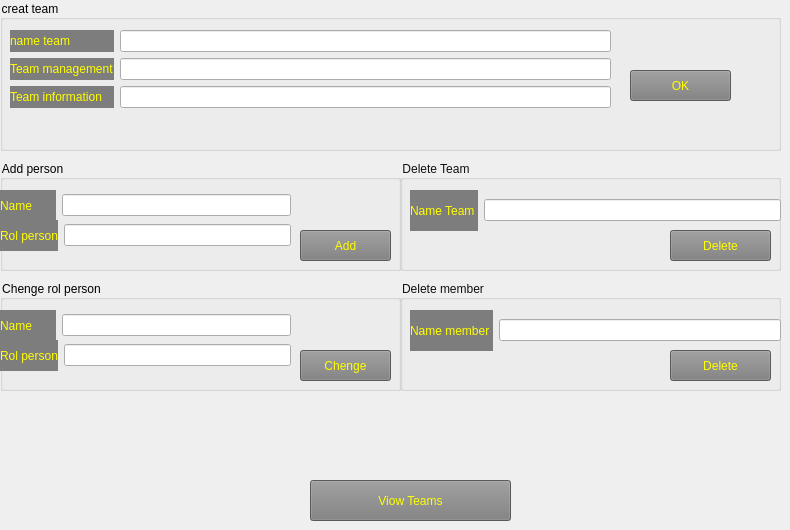
    <widget class="QWidget" name="tab_6">
     <attribute name="title">
      <string>Page</string>
     </attribute>
     <widget class="QGroupBox" name="groupBox_12">
      <property name="geometry">
       <rect>
        <x>0</x>
        <y>0</y>
        <width>781</width>
        <height>151</height>
       </rect>
      </property>
      <property name="styleSheet">
       <string notr="true">color: rgb(0, 0, 0);</string>
      </property>
      <property name="title">
       <string>creat team</string>
      </property>
      <widget class="QPushButton" name="pushButton_14">
       <property name="geometry">
        <rect>
         <x>630</x>
         <y>70</y>
         <width>101</width>
         <height>31</height>
        </rect>
       </property>
       <property name="styleSheet">
        <string notr="true">background-color: rgb(125, 125, 125);
font: 700 10pt &quot;Segoe UI&quot;;
border-top-color: rgb(255, 42, 81);
font: 8pt &quot;Segoe UI&quot;;
color: rgb(255, 255, 0);</string>
       </property>
       <property name="text">
        <string>OK</string>
       </property>
      </widget>
      <widget class="QWidget" name="formLayoutWidget_4">
       <property name="geometry">
        <rect>
         <x>10</x>
         <y>30</y>
         <width>601</width>
         <height>111</height>
        </rect>
       </property>
       <layout class="QFormLayout" name="formLayout_4">
        <item row="0" column="0">
         <layout class="QVBoxLayout" name="verticalLayout_7">
          <item>
           <widget class="QLabel" name="label_29">
            <property name="styleSheet">
             <string notr="true">background-color: rgb(125, 125, 125);
font: 700 10pt &quot;Segoe UI&quot;;
border-top-color: rgb(255, 42, 81);
font: 8pt &quot;Segoe UI&quot;;
color: rgb(255, 255, 0);</string>
            </property>
            <property name="text">
             <string>name team</string>
            </property>
           </widget>
          </item>
          <item>
           <widget class="QLabel" name="label_30">
            <property name="styleSheet">
             <string notr="true">background-color: rgb(125, 125, 125);
font: 700 10pt &quot;Segoe UI&quot;;
border-top-color: rgb(255, 42, 81);
font: 8pt &quot;Segoe UI&quot;;
color: rgb(255, 255, 0);</string>
            </property>
            <property name="text">
             <string>Team management</string>
            </property>
           </widget>
          </item>
          <item>
           <widget class="QLabel" name="label_32">
            <property name="styleSheet">
             <string notr="true">background-color: rgb(125, 125, 125);
font: 700 10pt &quot;Segoe UI&quot;;
border-top-color: rgb(255, 42, 81);
font: 8pt &quot;Segoe UI&quot;;
color: rgb(255, 255, 0);</string>
            </property>
            <property name="text">
             <string>Team information</string>
            </property>
           </widget>
          </item>
         </layout>
        </item>
        <item row="0" column="1">
         <layout class="QVBoxLayout" name="verticalLayout_8">
          <item>
           <widget class="QLineEdit" name="lineEdit_25"/>
          </item>
          <item>
           <widget class="QLineEdit" name="lineEdit_26"/>
          </item>
          <item>
           <widget class="QLineEdit" name="lineEdit_28"/>
          </item>
         </layout>
        </item>
       </layout>
      </widget>
     </widget>
     <widget class="QGroupBox" name="groupBox_13">
      <property name="geometry">
       <rect>
        <x>0</x>
        <y>160</y>
        <width>401</width>
        <height>111</height>
       </rect>
      </property>
      <property name="styleSheet">
       <string notr="true">color: rgb(0, 0, 0);</string>
      </property>
      <property name="title">
       <string>Add person</string>
      </property>
      <widget class="QWidget" name="horizontalLayoutWidget_13">
       <property name="geometry">
        <rect>
         <x>0</x>
         <y>30</y>
         <width>291</width>
         <height>31</height>
        </rect>
       </property>
       <layout class="QHBoxLayout" name="horizontalLayout_13">
        <item>
         <widget class="QLabel" name="label_33">
          <property name="styleSheet">
           <string notr="true">background-color: rgb(125, 125, 125);
font: 14pt &quot;Segoe UI&quot;;
font: 700 10pt &quot;Segoe UI&quot;;
border-top-color: rgb(255, 42, 81);
font: 8pt &quot;Segoe UI&quot;;
color: rgb(255, 255, 0);</string>
          </property>
          <property name="text">
           <string>Name       </string>
          </property>
         </widget>
        </item>
        <item>
         <widget class="QLineEdit" name="lineEdit_29"/>
        </item>
       </layout>
      </widget>
      <widget class="QPushButton" name="pushButton_15">
       <property name="geometry">
        <rect>
         <x>300</x>
         <y>70</y>
         <width>91</width>
         <height>31</height>
        </rect>
       </property>
       <property name="styleSheet">
        <string notr="true">background-color: rgb(125, 125, 125);
font: 700 italic 12pt &quot;Segoe UI&quot;;
font: 700 10pt &quot;Segoe UI&quot;;
border-top-color: rgb(255, 42, 81);
font: 8pt &quot;Segoe UI&quot;;
color: rgb(255, 255, 0);</string>
       </property>
       <property name="text">
        <string>Add</string>
       </property>
      </widget>
      <widget class="QWidget" name="horizontalLayoutWidget_14">
       <property name="geometry">
        <rect>
         <x>0</x>
         <y>60</y>
         <width>291</width>
         <height>31</height>
        </rect>
       </property>
       <layout class="QHBoxLayout" name="horizontalLayout_14">
        <item>
         <widget class="QLabel" name="label_34">
          <property name="styleSheet">
           <string notr="true">background-color: rgb(125, 125, 125);
font: 14pt &quot;Segoe UI&quot;;
font: 700 10pt &quot;Segoe UI&quot;;
border-top-color: rgb(255, 42, 81);
font: 8pt &quot;Segoe UI&quot;;
color: rgb(255, 255, 0);</string>
          </property>
          <property name="text">
           <string>Rol person</string>
          </property>
         </widget>
        </item>
        <item>
         <widget class="QLineEdit" name="lineEdit_30"/>
        </item>
       </layout>
      </widget>
     </widget>
     <widget class="QGroupBox" name="groupBox_14">
      <property name="geometry">
       <rect>
        <x>400</x>
        <y>160</y>
        <width>381</width>
        <height>111</height>
       </rect>
      </property>
      <property name="styleSheet">
       <string notr="true">color: rgb(16, 16, 16);</string>
      </property>
      <property name="title">
       <string>Delete Team</string>
      </property>
      <widget class="QWidget" name="horizontalLayoutWidget_15">
       <property name="geometry">
        <rect>
         <x>10</x>
         <y>30</y>
         <width>371</width>
         <height>41</height>
        </rect>
       </property>
       <layout class="QHBoxLayout" name="horizontalLayout_15">
        <item>
         <widget class="QLabel" name="label_31">
          <property name="styleSheet">
           <string notr="true">background-color: rgb(125, 125, 125);
font: 700 10pt &quot;Segoe UI&quot;;
border-top-color: rgb(255, 42, 81);
font: 8pt &quot;Segoe UI&quot;;
color: rgb(255, 255, 0);</string>
          </property>
          <property name="text">
           <string>Name Team </string>
          </property>
         </widget>
        </item>
        <item>
         <widget class="QLineEdit" name="lineEdit_27"/>
        </item>
       </layout>
      </widget>
      <widget class="QPushButton" name="pushButton_16">
       <property name="geometry">
        <rect>
         <x>270</x>
         <y>70</y>
         <width>101</width>
         <height>31</height>
        </rect>
       </property>
       <property name="styleSheet">
        <string notr="true">background-color: rgb(125, 125, 125);
font: 700 italic 12pt &quot;Segoe UI&quot;;
font: 700 10pt &quot;Segoe UI&quot;;
border-top-color: rgb(255, 42, 81);
font: 8pt &quot;Segoe UI&quot;;
color: rgb(255, 255, 0);</string>
       </property>
       <property name="text">
        <string>Delete</string>
       </property>
      </widget>
     </widget>
     <widget class="QGroupBox" name="groupBox_15">
      <property name="geometry">
       <rect>
        <x>0</x>
        <y>280</y>
        <width>401</width>
        <height>111</height>
       </rect>
      </property>
      <property name="styleSheet">
       <string notr="true">color: rgb(0, 0, 0);</string>
      </property>
      <property name="title">
       <string>Chenge rol person</string>
      </property>
      <widget class="QWidget" name="horizontalLayoutWidget_16">
       <property name="geometry">
        <rect>
         <x>0</x>
         <y>30</y>
         <width>291</width>
         <height>31</height>
        </rect>
       </property>
       <layout class="QHBoxLayout" name="horizontalLayout_16">
        <item>
         <widget class="QLabel" name="label_35">
          <property name="styleSheet">
           <string notr="true">background-color: rgb(125, 125, 125);
font: 14pt &quot;Segoe UI&quot;;
font: 700 10pt &quot;Segoe UI&quot;;
border-top-color: rgb(255, 42, 81);
font: 8pt &quot;Segoe UI&quot;;
color: rgb(255, 255, 0);</string>
          </property>
          <property name="text">
           <string>Name       </string>
          </property>
         </widget>
        </item>
        <item>
         <widget class="QLineEdit" name="lineEdit_31"/>
        </item>
       </layout>
      </widget>
      <widget class="QPushButton" name="pushButton_17">
       <property name="geometry">
        <rect>
         <x>300</x>
         <y>70</y>
         <width>91</width>
         <height>31</height>
        </rect>
       </property>
       <property name="styleSheet">
        <string notr="true">background-color: rgb(125, 125, 125);
font: 700 italic 12pt &quot;Segoe UI&quot;;
font: 700 10pt &quot;Segoe UI&quot;;
border-top-color: rgb(255, 42, 81);
font: 8pt &quot;Segoe UI&quot;;
color: rgb(255, 255, 0);</string>
       </property>
       <property name="text">
        <string>Chenge</string>
       </property>
      </widget>
      <widget class="QWidget" name="horizontalLayoutWidget_17">
       <property name="geometry">
        <rect>
         <x>0</x>
         <y>60</y>
         <width>291</width>
         <height>31</height>
        </rect>
       </property>
       <layout class="QHBoxLayout" name="horizontalLayout_17">
        <item>
         <widget class="QLabel" name="label_36">
          <property name="styleSheet">
           <string notr="true">background-color: rgb(125, 125, 125);
font: 14pt &quot;Segoe UI&quot;;
font: 700 10pt &quot;Segoe UI&quot;;
border-top-color: rgb(255, 42, 81);
font: 8pt &quot;Segoe UI&quot;;
color: rgb(255, 255, 0);</string>
          </property>
          <property name="text">
           <string>Rol person</string>
          </property>
         </widget>
        </item>
        <item>
         <widget class="QLineEdit" name="lineEdit_32"/>
        </item>
       </layout>
      </widget>
     </widget>
     <widget class="QGroupBox" name="groupBox_16">
      <property name="geometry">
       <rect>
        <x>400</x>
        <y>280</y>
        <width>381</width>
        <height>111</height>
       </rect>
      </property>
      <property name="styleSheet">
       <string notr="true">color: rgb(16, 16, 16);</string>
      </property>
      <property name="title">
       <string>Delete member</string>
      </property>
      <widget class="QWidget" name="horizontalLayoutWidget_18">
       <property name="geometry">
        <rect>
         <x>10</x>
         <y>30</y>
         <width>371</width>
         <height>41</height>
        </rect>
       </property>
       <layout class="QHBoxLayout" name="horizontalLayout_18">
        <item>
         <widget class="QLabel" name="label_37">
          <property name="styleSheet">
           <string notr="true">background-color: rgb(125, 125, 125);
font: 700 10pt &quot;Segoe UI&quot;;
border-top-color: rgb(255, 42, 81);
font: 8pt &quot;Segoe UI&quot;;
color: rgb(255, 255, 0);</string>
          </property>
          <property name="text">
           <string>Name member </string>
          </property>
         </widget>
        </item>
        <item>
         <widget class="QLineEdit" name="lineEdit_33"/>
        </item>
       </layout>
      </widget>
      <widget class="QPushButton" name="pushButton_18">
       <property name="geometry">
        <rect>
         <x>270</x>
         <y>70</y>
         <width>101</width>
         <height>31</height>
        </rect>
       </property>
       <property name="styleSheet">
        <string notr="true">background-color: rgb(125, 125, 125);
font: 700 italic 12pt &quot;Segoe UI&quot;;
font: 700 10pt &quot;Segoe UI&quot;;
border-top-color: rgb(255, 42, 81);
font: 8pt &quot;Segoe UI&quot;;
color: rgb(255, 255, 0);</string>
       </property>
       <property name="text">
        <string>Delete</string>
       </property>
      </widget>
     </widget>
     <widget class="QPushButton" name="pushButton_19">
      <property name="geometry">
       <rect>
        <x>310</x>
        <y>480</y>
        <width>201</width>
        <height>41</height>
       </rect>
      </property>
      <property name="styleSheet">
       <string notr="true">background-color: rgb(125, 125, 125);
font: 700 10pt &quot;Segoe UI&quot;;
border-top-color: rgb(255, 42, 81);

color: rgb(255, 255, 0);</string>
      </property>
      <property name="text">
       <string>Viow Teams</string>
      </property>
     </widget>
    </widget>
